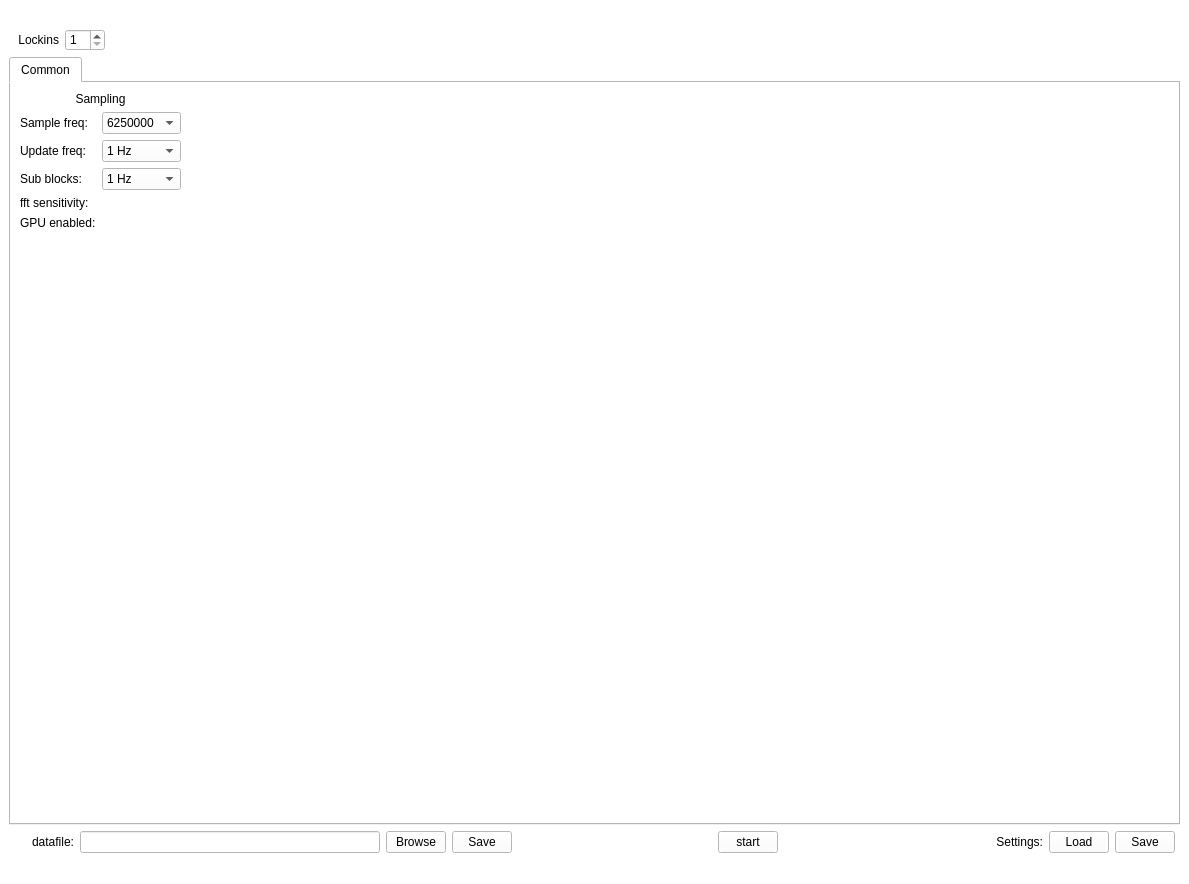
<?xml version="1.0" encoding="UTF-8"?>
<ui version="4.0">
 <class>TiePieLCR</class>
 <widget class="QMainWindow" name="TiePieLCR">
  <property name="geometry">
   <rect>
    <x>0</x>
    <y>0</y>
    <width>1189</width>
    <height>884</height>
   </rect>
  </property>
  <property name="windowTitle">
   <string>TiePieLCR</string>
  </property>
  <property name="styleSheet">
   <string notr="true">background-color: rgb(255, 255, 255);</string>
  </property>
  <widget class="QWidget" name="centralwidget">
   <layout class="QVBoxLayout" name="verticalLayout_5">
    <item>
     <layout class="QHBoxLayout" name="horizontalLayout_2">
      <item>
       <widget class="QLabel" name="tmsi_label">
        <property name="maximumSize">
         <size>
          <width>150</width>
          <height>60</height>
         </size>
        </property>
        <property name="text">
         <string/>
        </property>
        <property name="pixmap">
         <pixmap resource="resources/resource.qrc">:/resources/tmsi.png</pixmap>
        </property>
        <property name="scaledContents">
         <bool>true</bool>
        </property>
       </widget>
      </item>
      <item>
       <widget class="QLabel" name="label">
        <property name="text">
         <string/>
        </property>
       </widget>
      </item>
      <item>
       <widget class="QLabel" name="UT_label">
        <property name="maximumSize">
         <size>
          <width>381</width>
          <height>71</height>
         </size>
        </property>
        <property name="text">
         <string/>
        </property>
        <property name="pixmap">
         <pixmap resource="resources/resource.qrc">:/resources/UT.png</pixmap>
        </property>
        <property name="scaledContents">
         <bool>true</bool>
        </property>
       </widget>
      </item>
      <item>
       <widget class="QLabel" name="label_2">
        <property name="text">
         <string/>
        </property>
       </widget>
      </item>
      <item>
       <widget class="QLabel" name="NWO_label">
        <property name="maximumSize">
         <size>
          <width>51</width>
          <height>81</height>
         </size>
        </property>
        <property name="text">
         <string/>
        </property>
        <property name="pixmap">
         <pixmap resource="resources/resource.qrc">:/resources/NWO.jpg</pixmap>
        </property>
        <property name="scaledContents">
         <bool>true</bool>
        </property>
       </widget>
      </item>
     </layout>
    </item>
    <item>
     <layout class="QHBoxLayout" name="horizontalLayout_4">
      <item>
       <widget class="QLabel" name="label_5">
        <property name="maximumSize">
         <size>
          <width>50</width>
          <height>16777215</height>
         </size>
        </property>
        <property name="text">
         <string>Lockins</string>
        </property>
        <property name="alignment">
         <set>Qt::AlignRight|Qt::AlignTrailing|Qt::AlignVCenter</set>
        </property>
       </widget>
      </item>
      <item>
       <widget class="QSpinBox" name="lockin_spinner">
        <property name="enabled">
         <bool>true</bool>
        </property>
        <property name="maximumSize">
         <size>
          <width>40</width>
          <height>16777215</height>
         </size>
        </property>
        <property name="acceptDrops">
         <bool>false</bool>
        </property>
        <property name="minimum">
         <number>1</number>
        </property>
       </widget>
      </item>
      <item>
       <widget class="QLabel" name="label_6">
        <property name="text">
         <string/>
        </property>
       </widget>
      </item>
     </layout>
    </item>
    <item>
     <widget class="QTabWidget" name="tabWidget">
      <property name="currentIndex">
       <number>0</number>
      </property>
      <widget class="QWidget" name="tab">
       <attribute name="title">
        <string>Common</string>
       </attribute>
       <layout class="QHBoxLayout" name="horizontalLayout_5" stretch="0,1">
        <item>
         <layout class="QVBoxLayout" name="verticalLayout" stretch="0,0,1">
          <item>
           <widget class="QLabel" name="Sampling_label">
            <property name="text">
             <string>Sampling</string>
            </property>
            <property name="alignment">
             <set>Qt::AlignBottom|Qt::AlignHCenter</set>
            </property>
           </widget>
          </item>
          <item>
           <layout class="QFormLayout" name="formLayout">
            <item row="0" column="0">
             <widget class="QLabel" name="fs_label">
              <property name="text">
               <string>Sample freq:</string>
              </property>
             </widget>
            </item>
            <item row="0" column="1">
             <widget class="QComboBox" name="fs_combo">
              <property name="toolTip">
               <string>&lt;html&gt;&lt;head/&gt;&lt;body&gt;&lt;p&gt;Sampling frequency of the scope. A higher value results in less noise, however it might be reduced if the LCR stop and gives an error complaining that your PC is not fast enough.&lt;/p&gt;&lt;/body&gt;&lt;/html&gt;</string>
              </property>
              <item>
               <property name="text">
                <string>6250000</string>
               </property>
              </item>
              <item>
               <property name="text">
                <string>4000000</string>
               </property>
              </item>
              <item>
               <property name="text">
                <string>3125000</string>
               </property>
              </item>
              <item>
               <property name="text">
                <string>1000000</string>
               </property>
              </item>
             </widget>
            </item>
            <item row="1" column="0">
             <widget class="QLabel" name="block_size_label">
              <property name="text">
               <string>Update freq:</string>
              </property>
             </widget>
            </item>
            <item row="1" column="1">
             <widget class="QComboBox" name="update_freq_combo">
              <property name="toolTip">
               <string>&lt;html&gt;&lt;head/&gt;&lt;body&gt;&lt;p&gt;How often data is retrieved from the scope and the gui is updated. Only reduce this if your computer is really really slow.&lt;/p&gt;&lt;/body&gt;&lt;/html&gt;</string>
              </property>
              <item>
               <property name="text">
                <string>1 Hz</string>
               </property>
              </item>
              <item>
               <property name="text">
                <string>2 Hz</string>
               </property>
              </item>
              <item>
               <property name="text">
                <string>5 Hz</string>
               </property>
              </item>
              <item>
               <property name="text">
                <string>10 Hz</string>
               </property>
              </item>
             </widget>
            </item>
            <item row="2" column="0">
             <widget class="QLabel" name="sub_blocks_label">
              <property name="text">
               <string>Sub blocks:</string>
              </property>
             </widget>
            </item>
            <item row="2" column="1">
             <widget class="QComboBox" name="sub_blocks_combo">
              <property name="toolTip">
               <string>&lt;html&gt;&lt;head/&gt;&lt;body&gt;&lt;p&gt;This determines in how many block the data retrieved from the scope is split up before doing the fft. Since the time it takes to do an fft increases with a power of 1.4 with the amount of points, a higher number of sub-blocks will reduce the computation load. A higher number sub-blocks also moves the frequency at which noise at the edge of each block will appear. A higher number of sub-blocks makes very lower frequency measurements more computationally intensive though.&lt;/p&gt;&lt;/body&gt;&lt;/html&gt;</string>
              </property>
              <item>
               <property name="text">
                <string>1 Hz</string>
               </property>
              </item>
              <item>
               <property name="text">
                <string>2 Hz</string>
               </property>
              </item>
              <item>
               <property name="text">
                <string>5 Hz</string>
               </property>
              </item>
              <item>
               <property name="text">
                <string>10 Hz</string>
               </property>
              </item>
             </widget>
            </item>
            <item row="3" column="0">
             <widget class="QLabel" name="fft_sens_label">
              <property name="text">
               <string>fft sensitivity:</string>
              </property>
             </widget>
            </item>
            <item row="3" column="1">
             <widget class="QLabel" name="fft_sens_result_label">
              <property name="text">
               <string/>
              </property>
             </widget>
            </item>
            <item row="4" column="0">
             <widget class="QLabel" name="GPU_en_label">
              <property name="text">
               <string>GPU enabled:</string>
              </property>
             </widget>
            </item>
            <item row="4" column="1">
             <widget class="QLabel" name="GPU_en_value">
              <property name="text">
               <string/>
              </property>
             </widget>
            </item>
           </layout>
          </item>
          <item>
           <widget class="QLabel" name="label_11">
            <property name="text">
             <string/>
            </property>
           </widget>
          </item>
         </layout>
        </item>
        <item>
         <widget class="QLabel" name="label_7">
          <property name="text">
           <string/>
          </property>
         </widget>
        </item>
       </layout>
      </widget>
     </widget>
    </item>
    <item>
     <layout class="QHBoxLayout" name="horizontalLayout_3">
      <property name="leftMargin">
       <number>5</number>
      </property>
      <property name="topMargin">
       <number>0</number>
      </property>
      <property name="rightMargin">
       <number>5</number>
      </property>
      <item>
       <widget class="QLabel" name="label_8">
        <property name="maximumSize">
         <size>
          <width>60</width>
          <height>16777215</height>
         </size>
        </property>
        <property name="text">
         <string>datafile:</string>
        </property>
        <property name="alignment">
         <set>Qt::AlignRight|Qt::AlignTrailing|Qt::AlignVCenter</set>
        </property>
       </widget>
      </item>
      <item>
       <widget class="QLineEdit" name="save_line">
        <property name="maximumSize">
         <size>
          <width>300</width>
          <height>16777215</height>
         </size>
        </property>
        <property name="toolTip">
         <string>&lt;html&gt;&lt;head/&gt;&lt;body&gt;&lt;p&gt;filename that will the datafile will be saved under.&lt;/p&gt;&lt;/body&gt;&lt;/html&gt;</string>
        </property>
       </widget>
      </item>
      <item>
       <widget class="QPushButton" name="browse_button">
        <property name="maximumSize">
         <size>
          <width>60</width>
          <height>16777215</height>
         </size>
        </property>
        <property name="toolTip">
         <string>&lt;html&gt;&lt;head/&gt;&lt;body&gt;&lt;p&gt;browse to select a datafile name&lt;/p&gt;&lt;/body&gt;&lt;/html&gt;</string>
        </property>
        <property name="text">
         <string>Browse</string>
        </property>
       </widget>
      </item>
      <item>
       <widget class="QPushButton" name="save_button">
        <property name="maximumSize">
         <size>
          <width>60</width>
          <height>16777215</height>
         </size>
        </property>
        <property name="toolTip">
         <string>&lt;html&gt;&lt;head/&gt;&lt;body&gt;&lt;p&gt;save a data file. A file window will show up if no data file name is supplied.&lt;/p&gt;&lt;p&gt;&lt;br/&gt;&lt;/p&gt;&lt;/body&gt;&lt;/html&gt;</string>
        </property>
        <property name="text">
         <string>Save</string>
        </property>
       </widget>
      </item>
      <item>
       <widget class="QLabel" name="label_3">
        <property name="text">
         <string/>
        </property>
       </widget>
      </item>
      <item>
       <widget class="QPushButton" name="start_button">
        <property name="maximumSize">
         <size>
          <width>60</width>
          <height>16777215</height>
         </size>
        </property>
        <property name="text">
         <string>start</string>
        </property>
       </widget>
      </item>
      <item>
       <widget class="QLabel" name="label_4">
        <property name="text">
         <string/>
        </property>
       </widget>
      </item>
      <item>
       <widget class="QLabel" name="label_10">
        <property name="maximumSize">
         <size>
          <width>60</width>
          <height>16777215</height>
         </size>
        </property>
        <property name="text">
         <string>Settings:</string>
        </property>
        <property name="alignment">
         <set>Qt::AlignRight|Qt::AlignTrailing|Qt::AlignVCenter</set>
        </property>
       </widget>
      </item>
      <item>
       <widget class="QPushButton" name="load_settings_button">
        <property name="maximumSize">
         <size>
          <width>60</width>
          <height>16777215</height>
         </size>
        </property>
        <property name="toolTip">
         <string>&lt;html&gt;&lt;head/&gt;&lt;body&gt;&lt;p&gt;load a settings file&lt;/p&gt;&lt;/body&gt;&lt;/html&gt;</string>
        </property>
        <property name="text">
         <string>Load</string>
        </property>
       </widget>
      </item>
      <item>
       <widget class="QPushButton" name="save_settings_button">
        <property name="maximumSize">
         <size>
          <width>60</width>
          <height>16777215</height>
         </size>
        </property>
        <property name="toolTip">
         <string>&lt;html&gt;&lt;head/&gt;&lt;body&gt;&lt;p&gt;save a settings file&lt;/p&gt;&lt;/body&gt;&lt;/html&gt;</string>
        </property>
        <property name="text">
         <string>Save</string>
        </property>
       </widget>
      </item>
     </layout>
    </item>
   </layout>
  </widget>
  <widget class="QMenuBar" name="menubar">
   <property name="geometry">
    <rect>
     <x>0</x>
     <y>0</y>
     <width>1189</width>
     <height>26</height>
    </rect>
   </property>
  </widget>
  <widget class="QStatusBar" name="statusbar">
   <property name="styleSheet">
    <string notr="true">color: rgb(255, 0, 0);</string>
   </property>
  </widget>
 </widget>
 <resources>
  <include location="resources/resource.qrc"/>
 </resources>
 <connections/>
</ui>
